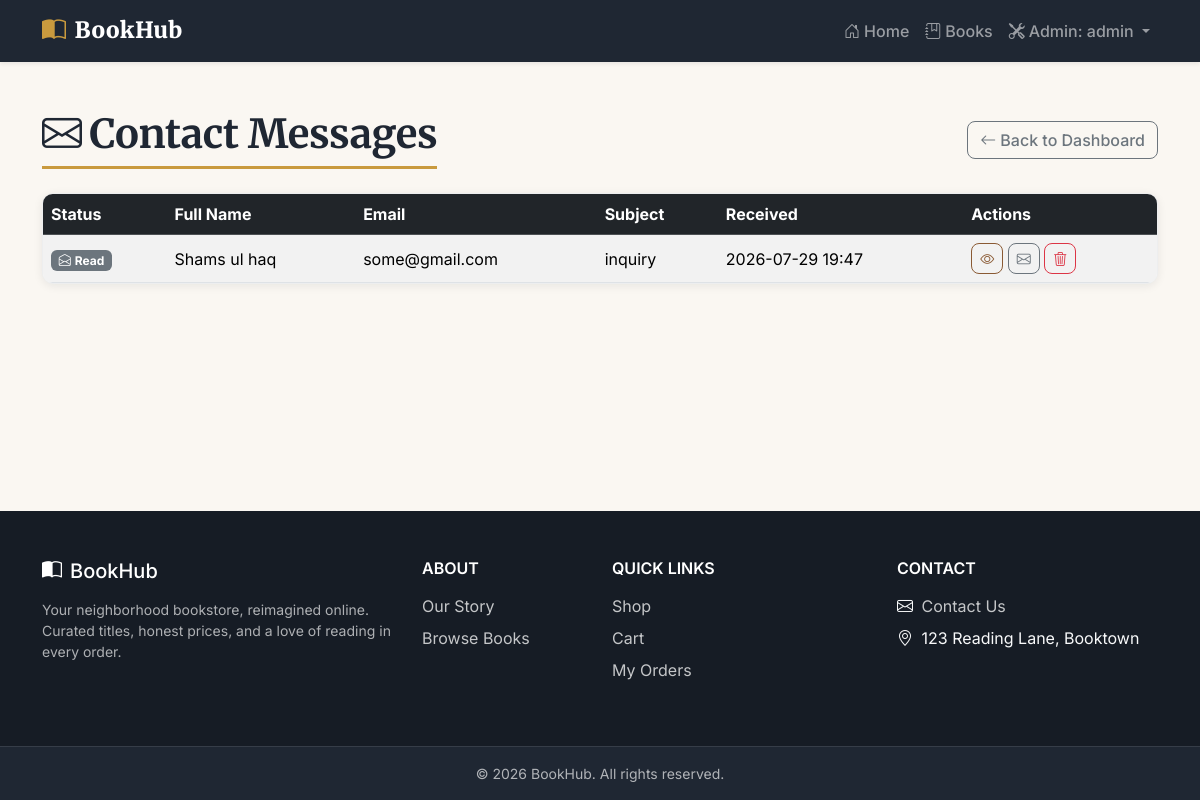
The app's page /admin/messages (signed in) with its own data.
### models.py (models this page shows, shortened)
class Admin(db.Model):
    id = db.Column(db.Integer, primary_key=True)
    username = db.Column(db.String(80), unique=True, nullable=False)
    password_hash = db.Column(db.String(255), nullable=False)

class ContactMessage(db.Model):
    id = db.Column(db.Integer, primary_key=True)
    full_name = db.Column(db.String(150), nullable=False)
    email = db.Column(db.String(150), nullable=False)
    subject = db.Column(db.String(200), nullable=False)
    message = db.Column(db.Text, nullable=False)
    is_read = db.Column(db.Boolean, nullable=False, default=False)
    created_at = db.Column(db.DateTime, nullable=False, default=datetime.utcnow)

### app.py (the view)
@app.route("/admin/messages")
@login_required
def admin_messages():
    messages = ContactMessage.query.order_by(ContactMessage.created_at.desc()).all()
    return render_template("admin_messages.html", messages=messages)

### app.py (called while the page is built)
def login_required(view_func):
    @wraps(view_func)
    def wrapped_view(*args, **kwargs):
        if not session.get("admin_id"):
            return redirect(url_for("admin_login", next=request.path))
        return view_func(*args, **kwargs)
    return wrapped_view

@app.template_global()
def current_admin_username():
    if not session.get("admin_id"):
        return None
    admin = Admin.query.get(session["admin_id"])
    return admin.username if admin else None

### templates/admin_messages.html (shortened to what this page needs)
{% extends "base.html" %}
{% block content %}
<div class="container py-5">
    <div class="d-flex justify-content-between align-items-center mb-4 flex-wrap gap-2">
        <h1 class="mb-0"><i class="bi bi-envelope me-2"></i>Contact Messages</h1>
        <a href="{{ url_for('admin') }}" class="btn btn-outline-secondary">
            <i class="bi bi-arrow-left me-1"></i>Back to Dashboard
        </a>
    </div>
    {% if messages %}
    <div class="card cart-card">
        <div class="table-responsive">
            <table class="table table-striped table-hover align-middle mb-0">
                <thead class="table-dark">
                    <tr>
                        <th>Status</th>
                        <th>Full Name</th>
                        <th>Email</th>
                        <th>Subject</th>
                        <th>Received</th>
                        <th>Actions</th>
                    </tr>
                </thead>
                <tbody>
                    {% for message in messages %}
                    <tr class="{% if not message.is_read %}fw-semibold{% endif %}">
                        <td>
                            {% if message.is_read %}
                            <span class="badge bg-secondary"><i class="bi bi-envelope-open me-1"></i>Read</span>
                            {% else %}
                            <span class="badge bg-danger"><i class="bi bi-envelope-fill me-1"></i>Unread</span>
                            {% endif %}
                        </td>
                        <td>{{ message.full_name }}</td>
                        <td>{{ message.email }}</td>
                        <td>{{ message.subject }}</td>
                        <td>{{ message.created_at.strftime("%Y-%m-%d %H:%M") }}</td>
                        <td>
                            <a href="{{ url_for('message_details', message_id=message.id) }}" class="btn btn-sm btn-outline-primary" aria-label="View message from {{ message.full_name }}">
                                <i class="bi bi-eye"></i>
                            </a>
                            <form method="POST" action="{{ url_for('toggle_message_read', message_id=message.id) }}" class="d-inline">
                                <button type="submit" class="btn btn-sm btn-outline-secondary" aria-label="Mark as {{ 'Unread' if message.is_read else 'Read' }}">
                                    <i class="bi {{ 'bi-envelope' if message.is_read else 'bi-envelope-open' }}"></i>
                                </button>
                            </form>
                            <a href="{{ url_for('delete_message', message_id=message.id) }}" class="btn btn-sm btn-outline-danger" aria-label="Delete message">
                                <i class="bi bi-trash3"></i>
                            </a>
                        </td>
                    </tr>
                    {% endfor %}
                </tbody>
            </table>
        </div>
    </div>
    {% else %}
    <div class="empty-state text-center py-5">
        <i class="bi bi-envelope display-1"></i>
        <p class="fs-5 text-muted mt-3 mb-0">No messages received yet.</p>
    </div>
    {% endif %}
</div>
{% endblock %}

### templates/base.html (shortened to what this page needs)
<!DOCTYPE html>
<html lang="en">
<head>
    <link href="https://cdn.jsdelivr.net/npm/bootstrap@5.3.3/dist/css/bootstrap.min.css" rel="stylesheet">
    <link href="https://cdn.jsdelivr.net/npm/bootstrap-icons@1.11.3/font/bootstrap-icons.css" rel="stylesheet">
    <link href="{{ url_for('static', filename='css/style.css') }}" rel="stylesheet">
</head>
<body>
    <nav class="navbar navbar-expand-lg navbar-dark site-navbar sticky-top shadow-sm">
        <div class="container">
            <a class="navbar-brand d-flex align-items-center gap-2" href="{{ url_for('home') }}">
                <i class="bi bi-book-half fs-4"></i>
                <span class="brand-text">BookHub</span>
            </a>
            <div class="collapse navbar-collapse" id="navbarNav">
                <ul class="navbar-nav ms-auto align-items-lg-center">
                    <li class="nav-item">
                        <a class="nav-link" href="{{ url_for('home') }}"><i class="bi bi-house-door me-1"></i>Home</a>
                    </li>
                    <li class="nav-item">
                        <a class="nav-link" href="{{ url_for('books') }}"><i class="bi bi-journal-bookmark me-1"></i>Books</a>
                    </li>
                    {% if session.get('admin_id') %}
                    <li class="nav-item dropdown">
                        <a class="nav-link dropdown-toggle" href="#" role="button" data-bs-toggle="dropdown" aria-expanded="false">
                            <i class="bi bi-tools me-1"></i>Admin: {{ current_admin_username() }}
                        </a>
                    </li>
                    {% endif %}
                </ul>
            </div>
        </div>
    </nav>
    <main>
        {% block content %}{% endblock %}
    </main>
    <footer class="site-footer text-light mt-auto">
        <div class="container py-5">
            <div class="row gy-4">
                <div class="col-md-4">
                    <h5 class="d-flex align-items-center gap-2 mb-3">
                        <i class="bi bi-book-half"></i> BookHub
                    </h5>
                    <p class="text-footer-muted small mb-0">
                        Your neighborhood bookstore, reimagined online. Curated titles, honest prices,
                        and a love of reading in every order.
                    </p>
                </div>
                <div class="col-6 col-md-2">
                    <h6 class="text-uppercase fw-semibold mb-3">About</h6>
                    <ul class="list-unstyled footer-links">
                        <li><a href="{{ url_for('home') }}">Our Story</a></li>
                        <li><a href="{{ url_for('books') }}">Browse Books</a></li>
                    </ul>
                </div>
                <div class="col-6 col-md-3">
                    <h6 class="text-uppercase fw-semibold mb-3">Quick Links</h6>
                    <ul class="list-unstyled footer-links">
                        <li><a href="{{ url_for('books') }}">Shop</a></li>
                        <li><a href="{{ url_for('cart') }}">Cart</a></li>
                        <li>
                            {% if session.get('customer_id') %}
                            <a href="{{ url_for('order_history') }}">My Orders</a>
                            {% else %}
                            <a href="{{ url_for('customer_login') }}">My Orders</a>
                            {% endif %}
                        </li>
                    </ul>
                </div>
                <div class="col-md-3">
                    <h6 class="text-uppercase fw-semibold mb-3">Contact</h6>
                    <ul class="list-unstyled footer-links">
                        <li><i class="bi bi-envelope me-1"></i> <a href="{{ url_for('contact') }}">Contact Us</a></li>
                        <li><i class="bi bi-geo-alt me-1"></i> 123 Reading Lane, Booktown</li>
                    </ul>
                </div>
            </div>
        </div>
        <div class="footer-bottom py-3">
            <div class="container text-center small text-footer-muted">
                &copy; 2026 BookHub. All rights reserved.
            </div>
        </div>
    </footer>
</body>
</html>

### static/css/style.css (style rules this page uses)
:root { --bh-navy: #1f2733; --bh-navy-dark: #161c25; --bh-primary: #8a5a34; --bh-primary-dark: #6e4527; --bh-gold: #c99a3e; --bh-cream: #faf7f2; --bh-heading-font: "Merriweather", Georgia, serif; --bh-body-font: "Inter", "Segoe UI", system-ui, -apple-system, sans-serif; }
body { display: flex; flex-direction: column; min-height: 100vh; background-color: var(--bh-cream); font-family: var(--bh-body-font); }
main { flex: 1; }
h1, h2, h3, h4, h5, h6 { font-family: var(--bh-heading-font); color: var(--bh-navy); }
main h1 { display: inline-block; padding-bottom: .5rem; margin-bottom: 2rem; border-bottom: 3px solid var(--bh-gold); font-weight: 700; letter-spacing: -0.01em; }
.site-navbar { background-color: var(--bh-navy); }
.site-navbar .navbar-brand { font-family: var(--bh-heading-font); font-weight: 900; font-size: 1.4rem; letter-spacing: .02em; }
.site-navbar .navbar-brand i { color: var(--bh-gold); }
.site-navbar .nav-link { font-weight: 500; padding: .5rem .85rem; border-radius: .4rem; transition: color .15s ease, background-color .15s ease; }
.btn { border-radius: .5rem; font-weight: 500; transition: transform .15s ease, box-shadow .15s ease; }
.btn-outline-primary { --bs-btn-color: var(--bh-primary); --bs-btn-border-color: var(--bh-primary); --bs-btn-hover-bg: var(--bh-primary); --bs-btn-hover-border-color: var(--bh-primary); --bs-btn-active-bg: var(--bh-primary); --bs-btn-active-border-color: var(--bh-primary); }
.card { border: none; border-radius: .75rem; box-shadow: 0 2px 10px rgba(15, 23, 42, .08); transition: transform .15s ease, box-shadow .15s ease; }
.table-responsive { border-radius: .6rem; overflow: hidden; }
.auth-card, .profile-card, .cart-card, .checkout-section-card, .order-summary-card, .order-card, .admin-stat-card, .purchase-panel { border: 1px solid rgba(31, 39, 51, .08); }
.site-footer { background-color: var(--bh-navy-dark); margin-top: 4rem; }
.site-footer h5, .site-footer h6 { color: #fff; font-family: var(--bh-body-font); }
.text-footer-muted { color: rgba(255, 255, 255, .65); }
.footer-links li { margin-bottom: .5rem; }
.footer-links a { color: rgba(255, 255, 255, .75); text-decoration: none; transition: color .15s ease; }
.footer-bottom { background-color: var(--bh-navy); border-top: 1px solid rgba(255, 255, 255, .1); }

### records on screen
Admin: username "admin"
ContactMessage: is_read True (drawn), full_name "Shams ul haq", email "some@gmail.com", subject "inquiry", created_at "2026-07-29 19:47"
